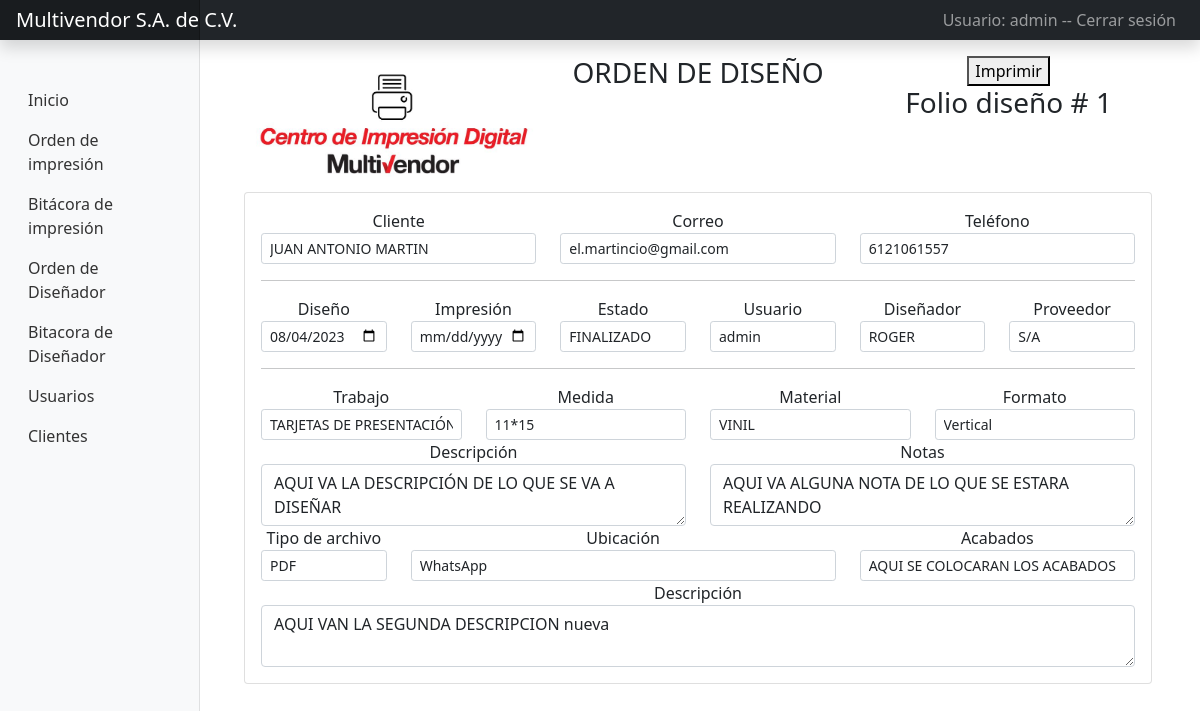
/Vistas/ad.php?nik=1 (signed in), run on the app's committed database.
### tables this page shows
CREATE TABLE `orden` (
  `id_orden` int(11) NOT NULL,
  `id_usuario` int(11) DEFAULT NULL,
  `id_cliente` int(11) DEFAULT NULL,
  `ttrabajo` varchar(45) NOT NULL,
  `medida` varchar(11) NOT NULL,
  `material` varchar(11) NOT NULL,
  `cantidad` varchar(45) NOT NULL,
  `f_salida` varchar(45) NOT NULL,
  `formato` varchar(11) NOT NULL,
  `descripcion_` text NOT NULL,
  `notas` text NOT NULL,
  `tarchivos` varchar(11) NOT NULL,
  `ubi` varchar(10) NOT NULL,
  `acabados` varchar(45) NOT NULL,
  `fecha_entrega` varchar(10) NOT NULL,
  `fecha_imp` date NOT NULL,
  `descri` text NOT NULL,
  `disenador` varchar(11) NOT NULL,
  `pro` varchar(11) NOT NULL,
  `estado` varchar(11) NOT NULL,
  `fechaOrden` date DEFAULT NULL
);

CREATE TABLE `clientes` (
  `id_cliente` int(11) NOT NULL,
  `id_usuario` int(11) NOT NULL,
  `nombre` varchar(200) DEFAULT NULL,
  `email` varchar(200) DEFAULT NULL,
  `telefono` varchar(200) DEFAULT NULL,
  `ocupacion` varchar(45) NOT NULL,
  `fecha_cumple` date NOT NULL
);

CREATE TABLE `usuarios` (
  `id_usuario` int(11) NOT NULL,
  `nombre` varchar(50) DEFAULT NULL,
  `password` tinytext DEFAULT NULL,
  `priv` int(11) NOT NULL,
  `fechaCaptura` date DEFAULT NULL
);

### Vistas/ad.php (the view, shortened to what this page needs)
<?php
if (isset($_SESSION['usuario'], $_SESSION['priv'])) {
    $c = new conectar();
    $conexion = $c->conexion();
    include('includes/headers.php');
    include('includes/menu.php');
?>
    <?php
    $nik = mysqli_real_escape_string($conexion, (strip_tags($_GET["nik"], ENT_QUOTES)));
    $sql = ("SELECT
    o.id_orden, u.nombre, c.nombre, c.email, c.telefono,  o.ttrabajo, o.fecha_entrega, o.medida, o.material, o.formato, o.descripcion_, o.notas, o.tarchivos, o.ubi, o.acabados, o.fecha_imp, o.descri, o.disenador,
    o.pro, o.estado, o.fechaOrden
            FROM orden AS o
            INNER JOIN clientes AS c
            ON o.id_cliente = c.id_cliente
            INNER JOIN usuarios AS u
            ON o.id_usuario = u.id_usuario
            where o.id_orden = $nik ");
    $result = mysqli_query($conexion, $sql);
    while ($mostrarI = mysqli_fetch_row($result)) {
    ?>
        <div class="container text-center" id="printDiseno">
            <link href="../assets/dist/css/bootstrap.min.css" rel="stylesheet">
        <div class="row">
                <div class="col-sm-4">
                    <img src="../img/cid.png" width="300" />
                </div>
                <div class="col-sm-4">
                    <h3>ORDEN DE DISEÑO</h3>
                </div>
                <div class="col-sm-4">
                <button id="btn-imprimir">Imprimir</button>
                <h3>Folio diseño # <?php echo $mostrarI[0] ?></h3>
                </div>
            </div>
        <div class="card card-body ">
            <div class="row">
                <div class="col-sm-4">
                    <label>Cliente</label>
                    <input type="text" class="form-control form-control-sm input-sm" value="<?php echo $mostrarI[2] ?>">
                </div>
                <div class="col-sm-4">
                    <label>Correo</label>
                    <input type="text" class="form-control form-control-sm input-sm" value="<?php echo $mostrarI[3] ?>">
                </div>
                <div class="col-sm-4">
                    <label>Teléfono</label>
                    <input type="text" class="form-control form-control-sm input-sm" value="<?php echo $mostrarI[4] ?>">
                </div>
            </div>
            <hr>
            <div class="row">
                <div class="col-sm-2">
                    <label>Diseño</label>
                    <input type="date" class="form-control form-control-sm input-sm" value="<?php echo $mostrarI[6] ?>">
                </div>
                <div class="col-sm-2">
                    <label>Impresión</label>
                    <input type="date" class="form-control form-control-sm input-sm" value="<?php echo $mostrarI[15] ?>">
                </div>
                <div class="col-sm-2">
                    <label>Estado</label>
                    <input type="text" class="form-control form-control-sm input-sm" value="<?php echo $mostrarI[19] ?>">
                </div>
                <div class="col-sm-2">
                    <label>Usuario</label>
                    <input type="text" class="form-control form-control-sm input-sm" value="<?php echo $mostrarI[1] ?>">
                </div>
                <div class="col-sm-2">
                    <label>Diseñador</label>
                    <input type="text" class="form-control form-control-sm input-sm" value="<?php echo $mostrarI[17] ?>">
                </div>
                <div class="col-sm-2">
                    <label>Proveedor</label>
                    <input type="text" class="form-control form-control-sm input-sm" value="<?php echo $mostrarI[18] ?>">
                </div>
            </div>
            <hr>
            <div class="row">
                <div class="col-sm-3">
                    <label>Trabajo</label>
                    <input type="text" class="form-control form-control-sm input-sm" value="<?php echo $mostrarI[5] ?>">
                </div>
                <div class="col-sm-3">
                    <label>Medida</label>
                    <input type="text" class="form-control form-control-sm input-sm" value="<?php echo $mostrarI[7] ?>">
                </div>
                <div class="col-sm-3">
                    <label>Material</label>
                    <input type="text" class="form-control form-control-sm input-sm" value="<?php echo $mostrarI[8] ?>">
                </div>
                <div class="col-sm-3">
                    <label>Formato</label>
                    <input type="text" class="form-control form-control-sm input-sm" value="<?php echo $mostrarI[9] ?>">
                </div>
            </div>
            <div class="row">
                <div class="col-sm-6">
                    <label>Descripción</label>
                    <textarea class="form-control"><?php echo $mostrarI[10] ?></textarea>
                </div>
                <div class="col-sm-6">
                    <label>Notas</label>
                    <textarea class="form-control"><?php echo $mostrarI[11] ?></textarea>
                                    </div>
            </div>
            <div class="row">
                <div class="col-sm-2">
                    <label>Tipo de archivo</label>
                    <input type="text" class="form-control form-control-sm input-sm" value="<?php echo $mostrarI[12] ?>">
                </div>
                <div class="col-sm-6">
                    <label>Ubicación</label>
                    <input type="text" class="form-control form-control-sm" value="<?php echo $mostrarI[13] ?>">
                </div>
                <div class="col-sm-4">
                    <label>Acabados</label>
                    <input type="text" class="form-control form-control-sm input-sm" value="<?php echo $mostrarI[14] ?>">
                </div>
            </div>
            <div class="row">
                <div class="col-sm-12">
                    <label>Descripción</label>
                    <textarea class="form-control"><?php echo $mostrarI[16] ?></textarea>
                </div>
            </div>
        </div>
        </div>
    <?php
    }
    ?>
    <link href="https://cdn.datatables.net/v/bs5/jq-3.6.0/dt-1.13.4/datatables.min.css" rel="stylesheet" />
    </body>
    </html>
<?php
} else {
    header("location:../index.php");
}
?>

### css/dashboard.css (style rules this page uses)
body { font-size: .875rem; }

### data on the page
orden: id_orden "1", id_cliente.nombre "JUAN ANTONIO MARTIN", id_cliente.email "el.martincio@gmail.com", id_cliente.telefono "6121061557", fecha_entrega "08/04/2023", estado "FINALIZADO", id_usuario.nombre "admin", disenador "ROGER", pro "S/A", ttrabajo "TARJETAS DE PRESENTACIÓN", medida "11*15", material "VINIL", formato "Vertical", descripcion_ "AQUI VA LA DESCRIPCIÓN DE LO QUE SE VA A DISEÑAR", notas "AQUI VA ALGUNA NOTA DE LO QUE SE ESTARA REALIZANDO", tarchivos "PDF", ubi "WhatsApp", acabados "AQUI SE COLOCARAN LOS ACABADOS", descri "AQUI VAN LA SEGUNDA DESCRIPCION nueva"

### other printed values
$_SESSION['usuario'] "admin"
